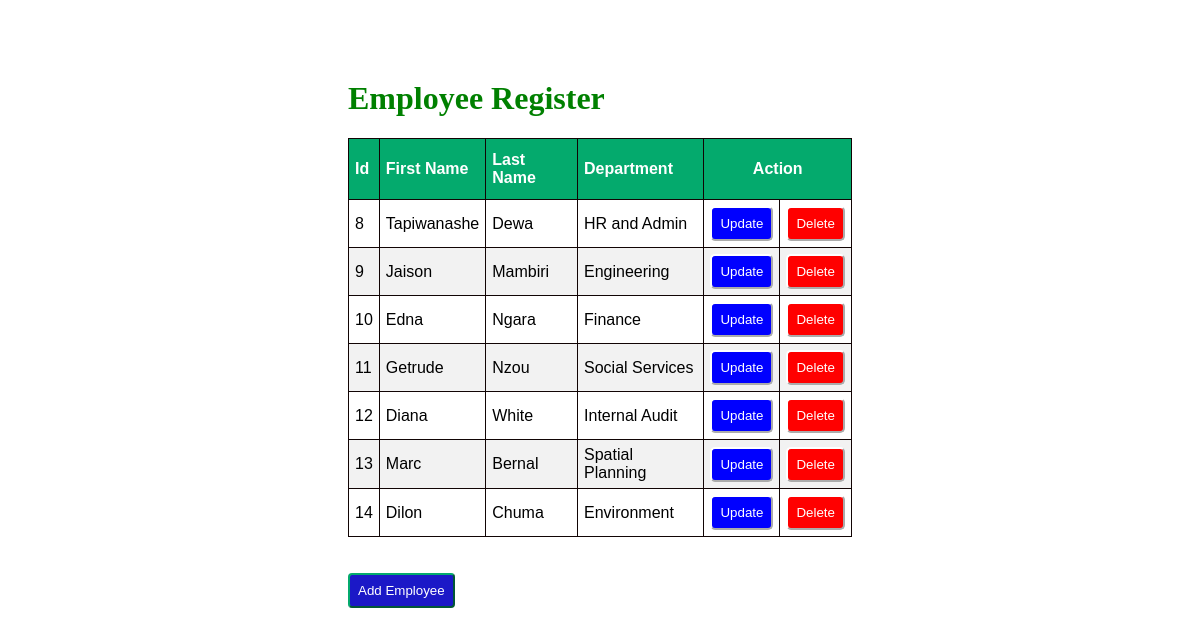
The page / on the database its author committed.
### register/models.py (models this page shows)
class Member(models.Model):
    firstname=models.CharField(max_length=100)
    lastname=models.CharField(max_length=100)
    department=models.CharField(max_length=100)

### register/views.py (the view)
# urls.py: path('', views.index, name='index.html'),
def index(request):
    mem=Member.objects.all()
    return render(request, 'index.html', {'mem': mem})

### register/templates/index.html (shortened to what this page needs)
<!DOCTYPE html>
<html lang="en">
<head>
</head>
{% load static %}
<link rel="stylesheet" href="{% static 'style.css' %}">
<body>
    <div class="container">
        <h1>Employee Register</h1>
        <table id="employees" border="1">
            <thead>
                <th>Id</th>
                <th>First Name</th>
                <th>Last Name</th>
                <th>Department</th>
                <th colspan="2" id="mid">Action</th>
            </thead>
            {% for x in mem %}
            <tr>
                <td>{{x.id}}</td>
                <td>{{x.firstname}}</td>
                <td>{{x.lastname}}</td>
                <td>{{x.department}}</td>
                <td>
                    <a href="update/{{x.id}}"><button id="up">Update</button></a>
                </td>
                <td>
                    <a href="delete/{{x.id}}"><button id="del">Delete</button></a>
                </td>
            </tr>
            {% endfor %}
        </table>
        <br><br>
        <a href="{% url 'add' %}"><button id="new3">Add Employee</button></a>
    </div>
</body>
</html>

### register/static/style.css (style rules this page uses)
.container { margin: 80px 240px 60px 240px; padding: 0px 100px 100px 100px; }
#employees { font-family: Arial, Helvetica, sans-serif; border-collapse: collapse; width: 100%; }
#employees td, #employees th { border: 1px solid rgb(17, 4, 4); padding: 6px; }
#employees tr:nth-child(even) { background-color: #f2f2f2; }
#employees th { padding-top: 12px; padding-bottom: 12px; text-align: left; background-color: #04AA6D; color: white; }
#employees #mid { text-align: center; }
#employees #up { background-color: blue; border-color: white; border-radius: 5px; padding: 8px; color: white; }
#employees #del { background-color: red; border-color: white; border-radius: 5px; padding: 8px; color: white; }
#employees button { width: 100%; }
h1 { color: green; }
.container #new3 { padding: 8px; background-color: rgb(27, 24, 199); color: white; border-radius: 4px; border-color: #04AA6D; }

### rows shown on the page
Member: id "8", firstname "Tapiwanashe", lastname "Dewa", department "HR and Admin"
Member: id "9", firstname "Jaison", lastname "Mambiri", department "Engineering"
Member: id "10", firstname "Edna", lastname "Ngara", department "Finance"
Member: id "11", firstname "Getrude", lastname "Nzou", department "Social Services"
Member: id "12", firstname "Diana", lastname "White", department "Internal Audit"
Member: id "13", firstname "Marc", lastname "Bernal", department "Spatial Planning"
Member: id "14", firstname "Dilon", lastname "Chuma", department "Environment"
